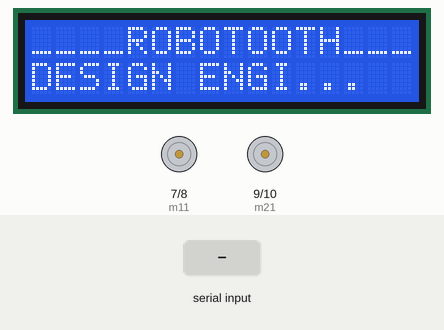
This sketch was run on a simulated Arduino Uno, built with avr-gcc and run on an emulated ATmega328P. Parts: 16×2 character LCD, motor-driver pin pairs drawn as motors (green arrow = first pin HIGH = forward, orange = second pin HIGH = backward, longer = more drive). The test bench sets the inputs (shaded band). What the sketch prints to the serial monitor is not drawn.

Above: at 1.2 s.
1.3 s: "1" received over Serial
At 2.1 s:
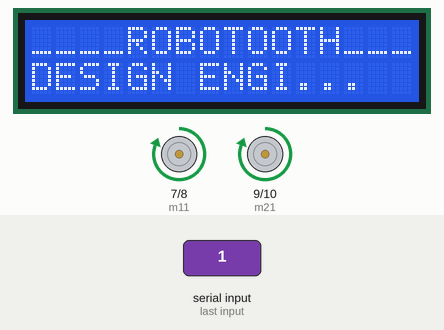
2.8 s: "2" received over Serial
At 3.4 s:
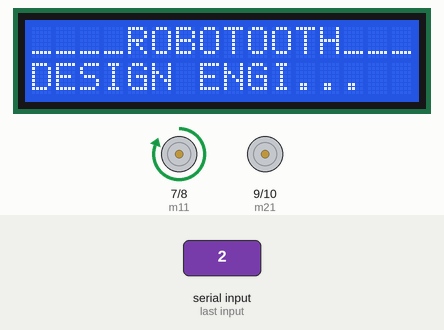
4.4 s: "3" received over Serial
At 5.6 s:
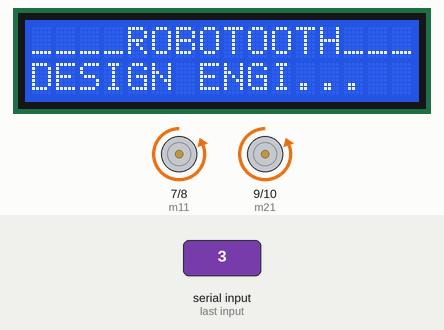
5.9 s: "4" received over Serial
At 6.9 s:
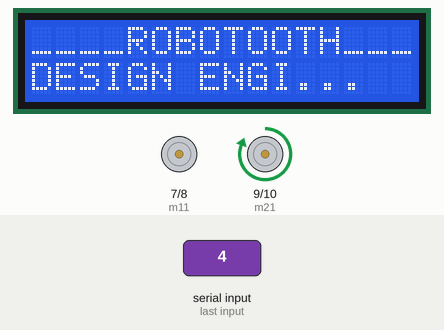
Timing chart, 0 to 8.5 s (numbered marks = the images above; inputs shaded):
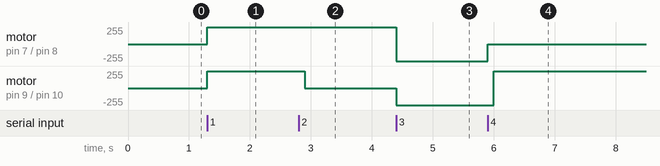

The sketch:

robot_bluetooth.ino
```cpp
#include <LiquidCrystal.h>
LiquidCrystal lcd(12, 11, 5, 4, 3, 2);
#define m11 7
#define m12 8
#define m21 9
#define m22 10
char str[2], i;
void forward()
{
  digitalWrite(m11, HIGH);
  digitalWrite(m12, LOW);
  digitalWrite(m21, HIGH);
  digitalWrite(m22, LOW);
}
void backward()
{
  digitalWrite(m11, LOW);
  digitalWrite(m12, HIGH);
  digitalWrite(m21, LOW);
  digitalWrite(m22, HIGH);
}
void left()
{
  digitalWrite(m11, LOW);
  digitalWrite(m12, LOW);
  delay(100);
  digitalWrite(m21, HIGH);
  digitalWrite(m22, LOW);
}
void right()
{
  digitalWrite(m11, HIGH);
  digitalWrite(m12, LOW);
  delay(100);
  digitalWrite(m21, LOW);
  digitalWrite(m22, LOW);
}
void Stop()
{
  digitalWrite(m11, LOW);
  digitalWrite(m12, LOW);
  digitalWrite(m21, LOW);
  digitalWrite(m22, LOW);
}
void setup()
{
  lcd.begin(16, 2);
  lcd.print("____ROBOTOOTH___");
  Serial.begin(9600);
  pinMode(m11, OUTPUT);
  pinMode(m12, OUTPUT);
  pinMode(m21, OUTPUT);
  pinMode(m22, OUTPUT);
}
void loop()
{

  lcd.setCursor(0, 1);
  lcd.print("DESIGN ENGI...");
  while (Serial.available())
  {
    char ch = Serial.read();
    str[i++] = ch;

    if (str[i - 1] == '1')
    {
      Serial.println("Forward");
      forward();
      i = 0;
    }
    else if (str[i - 1] == '2')
    {
      Serial.println("right");
      right();
      i = 0;
    }
    else if (str[i - 1] == '3')
    {
      Serial.println("BACKWARD");
      backward();
      i = 0;
    }

    else if (str[i - 1] == '4')
    {
      Serial.println("left");
      left();
      i = 0;
    }
    else if (str[i - 1] == '5')
    {
      Serial.println("Stop");
      Stop();
      i = 0;
    }
    delay(100);
  }
}
```

Measured:
- after the input at 1.3 s, motor on pin 7 (m11) / pin 8 (m12), motor on pin 9 (m21) / pin 10 (m22): stopped → forward 255/255 at once
- after the input at 2.8 s, motor on pin 9 (m21) / pin 10 (m22): forward 255/255 → stopped after 0.10 s
- after the input at 4.4 s, motor on pin 7 (m11) / pin 8 (m12): forward 255/255 → backward 255/255 at once; motor on pin 9 (m21) / pin 10 (m22): stopped → backward 255/255 at once
- after the input at 5.9 s, motor on pin 7 (m11) / pin 8 (m12): backward 255/255 → stopped at once; motor on pin 9 (m21) / pin 10 (m22): backward 255/255 → forward 255/255 after 0.10 s
